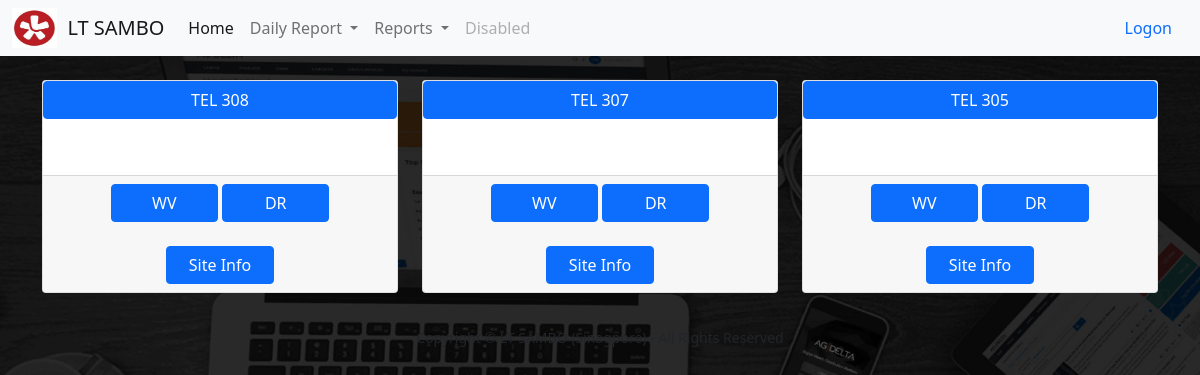
/wv_main/submit_work_volume, run on an earlier commit of the app's database.
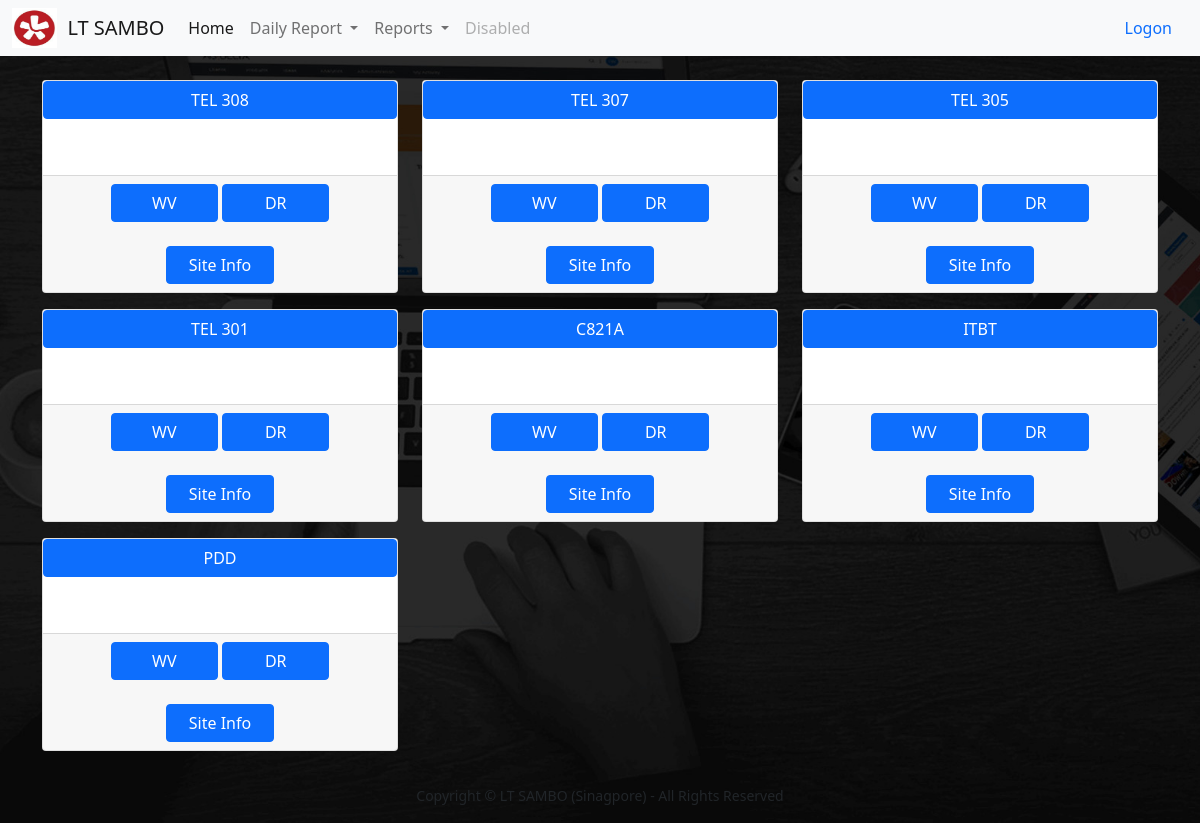
And on a later commit of the database.
### todo_list/models.py (models this page shows, shortened)
class WV_Main(models.Model):
    CD_Site = models.CharField(max_length=200)
    TX_Site_Supervisor = models.CharField(max_length=200)
    TX_Site_In_charge_Design = models.CharField(max_length=200)
    TX_Site_In_charge_QS = models.CharField(max_length=200)
    TX_Site_Manager = models.CharField(max_length=200)
    TX_Construction_Manager = models.CharField(max_length=200)
    created_date = models.DateTimeField(auto_now_add=True)
    modified_date = models.DateTimeField(auto_now=True)
    Is_Active = models.BooleanField(default=True)

### todo_list/views.py (the view)
# urls.py: path('wv_main/submit_work_volume',views.submit_work_volume, name='submit_work_volume'),
def submit_work_volume(request):
    wv_main_items = WV_Main.objects.filter(Is_Active=True)
    return render(request, 'submission/wv_submit_report.html', {'wv_main_items': wv_main_items})

### todo_list/templates/submission/wv_submit_report.html (shortened to what this page needs)
{% extends 'base.html' %}
{% load static %}
{% block content %}
<div class="container">
    {%if wv_main_items %}
    <div class="row mb3">
      {% for things in wv_main_items %}
      <div class="col-md-4 mb-3">
        <div class="card h-100">
          <a href="{% url 'daily_dr_submission' things.id %}" class="btn btn-primary">{{ things.CD_Site }}</a>
          <div class="card-body">
          </div>
          <div class="card-footer">
            <center>
                <a href="{% url 'wv_daily_submission' things.id %}" class="btn btn-primary col-md-4">WV</a>
                <a href="{% url 'daily_dr_submission' things.id %}" class="btn btn-primary col-md-4">DR</a>
                <br></br>
                <a href="{% url 'information' things.id %}" class="btn btn-primary col-md-4">Site Info</a>
            </center>
          </div>
        </div>
          <br>
      </div>
        {% endfor %}
    </div>
   {% endif %}
</div>
{% endblock %}

What changed in the data, as far as the page shows it:
now on this page (row edited): WV_Main: CD_Site "TEL 301"
now on this page (row edited): WV_Main: CD_Site "C821A"
now on this page (row edited): WV_Main: CD_Site "ITBT"
now on this page (row edited): WV_Main: CD_Site "PDD"
